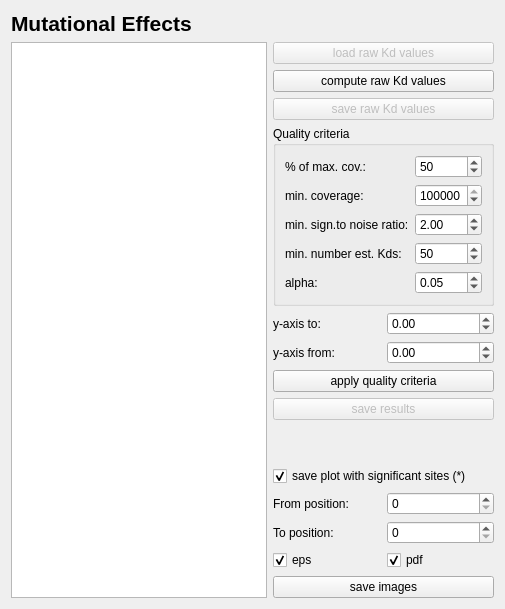
      <widget class="QWidget" name="KDValuesPage">
       <layout class="QGridLayout" name="gridLayout_2">
        <item row="0" column="0" colspan="2">
         <widget class="QLabel" name="label_15">
          <property name="sizePolicy">
           <sizepolicy hsizetype="Preferred" vsizetype="Fixed">
            <horstretch>0</horstretch>
            <verstretch>0</verstretch>
           </sizepolicy>
          </property>
          <property name="font">
           <font>
            <pointsize>16</pointsize>
            <weight>75</weight>
            <bold>true</bold>
           </font>
          </property>
          <property name="cursor">
           <cursorShape>ArrowCursor</cursorShape>
          </property>
          <property name="text">
           <string>Mutational Effects</string>
          </property>
         </widget>
        </item>
        <item row="1" column="0" rowspan="2">
         <widget class="QGraphicsView" name="KDGraphicsView">
          <property name="sizePolicy">
           <sizepolicy hsizetype="Expanding" vsizetype="Expanding">
            <horstretch>1</horstretch>
            <verstretch>1</verstretch>
           </sizepolicy>
          </property>
         </widget>
        </item>
        <item row="1" column="1" rowspan="2">
         <layout class="QGridLayout" name="gridLayout_8">
          <property name="sizeConstraint">
           <enum>QLayout::SetMinAndMaxSize</enum>
          </property>
          <item row="15" column="0">
           <widget class="QLabel" name="label_8">
            <property name="sizePolicy">
             <sizepolicy hsizetype="Minimum" vsizetype="Minimum">
              <horstretch>0</horstretch>
              <verstretch>0</verstretch>
             </sizepolicy>
            </property>
            <property name="text">
             <string>To position:</string>
            </property>
           </widget>
          </item>
          <item row="2" column="0" colspan="2">
           <widget class="QPushButton" name="saveRawKDvaluesPushButton">
            <property name="enabled">
             <bool>false</bool>
            </property>
            <property name="sizePolicy">
             <sizepolicy hsizetype="Minimum" vsizetype="Minimum">
              <horstretch>0</horstretch>
              <verstretch>0</verstretch>
             </sizepolicy>
            </property>
            <property name="text">
             <string>save raw Kd values</string>
            </property>
           </widget>
          </item>
          <item row="11" column="0" colspan="2">
           <widget class="QPushButton" name="saveKDResultsPushButton">
            <property name="enabled">
             <bool>false</bool>
            </property>
            <property name="sizePolicy">
             <sizepolicy hsizetype="Minimum" vsizetype="Minimum">
              <horstretch>0</horstretch>
              <verstretch>0</verstretch>
             </sizepolicy>
            </property>
            <property name="text">
             <string>save results</string>
            </property>
           </widget>
          </item>
          <item row="1" column="0" colspan="2">
           <widget class="QPushButton" name="computeRawKDValuesPushButton">
            <property name="enabled">
             <bool>true</bool>
            </property>
            <property name="sizePolicy">
             <sizepolicy hsizetype="Minimum" vsizetype="Minimum">
              <horstretch>0</horstretch>
              <verstretch>0</verstretch>
             </sizepolicy>
            </property>
            <property name="text">
             <string>compute raw Kd values</string>
            </property>
           </widget>
          </item>
          <item row="0" column="0" colspan="2">
           <widget class="QPushButton" name="loadRawKDValuesPushButton">
            <property name="enabled">
             <bool>false</bool>
            </property>
            <property name="sizePolicy">
             <sizepolicy hsizetype="Minimum" vsizetype="Minimum">
              <horstretch>0</horstretch>
              <verstretch>0</verstretch>
             </sizepolicy>
            </property>
            <property name="text">
             <string>load raw Kd values</string>
            </property>
           </widget>
          </item>
          <item row="15" column="1">
           <widget class="QSpinBox" name="saveKDImageToSpinBox">
            <property name="enabled">
             <bool>true</bool>
            </property>
            <property name="sizePolicy">
             <sizepolicy hsizetype="Minimum" vsizetype="Minimum">
              <horstretch>0</horstretch>
              <verstretch>0</verstretch>
             </sizepolicy>
            </property>
           </widget>
          </item>
          <item row="9" column="0">
           <widget class="QLabel" name="label_11">
            <property name="sizePolicy">
             <sizepolicy hsizetype="Minimum" vsizetype="Minimum">
              <horstretch>0</horstretch>
              <verstretch>0</verstretch>
             </sizepolicy>
            </property>
            <property name="text">
             <string>y-axis from:</string>
            </property>
           </widget>
          </item>
          <item row="14" column="0">
           <widget class="QLabel" name="label_7">
            <property name="sizePolicy">
             <sizepolicy hsizetype="Minimum" vsizetype="Minimum">
              <horstretch>0</horstretch>
              <verstretch>0</verstretch>
             </sizepolicy>
            </property>
            <property name="text">
             <string>From position:</string>
            </property>
           </widget>
          </item>
          <item row="10" column="0" colspan="2">
           <widget class="QPushButton" name="qualityCriteriaPushButton">
            <property name="enabled">
             <bool>true</bool>
            </property>
            <property name="sizePolicy">
             <sizepolicy hsizetype="Minimum" vsizetype="Minimum">
              <horstretch>0</horstretch>
              <verstretch>0</verstretch>
             </sizepolicy>
            </property>
            <property name="text">
             <string>apply quality criteria</string>
            </property>
           </widget>
          </item>
          <item row="9" column="1">
           <widget class="QDoubleSpinBox" name="KDyAxisFromDoubleSpinBox">
            <property name="sizePolicy">
             <sizepolicy hsizetype="Minimum" vsizetype="Minimum">
              <horstretch>0</horstretch>
              <verstretch>0</verstretch>
             </sizepolicy>
            </property>
            <property name="minimum">
             <double>-99.000000000000000</double>
            </property>
           </widget>
          </item>
          <item row="14" column="1">
           <widget class="QSpinBox" name="saveKDImageFromSpinBox">
            <property name="enabled">
             <bool>true</bool>
            </property>
            <property name="sizePolicy">
             <sizepolicy hsizetype="Minimum" vsizetype="Minimum">
              <horstretch>0</horstretch>
              <verstretch>0</verstretch>
             </sizepolicy>
            </property>
            <property name="maximum">
             <number>100000</number>
            </property>
           </widget>
          </item>
          <item row="12" column="0" colspan="2">
           <spacer name="verticalSpacer">
            <property name="orientation">
             <enum>Qt::Vertical</enum>
            </property>
            <property name="sizeHint" stdset="0">
             <size>
              <width>20</width>
              <height>40</height>
             </size>
            </property>
           </spacer>
          </item>
          <item row="8" column="1">
           <widget class="QDoubleSpinBox" name="KDyAxisToDoubleSpinBox">
            <property name="sizePolicy">
             <sizepolicy hsizetype="Minimum" vsizetype="Minimum">
              <horstretch>0</horstretch>
              <verstretch>0</verstretch>
             </sizepolicy>
            </property>
            <property name="minimum">
             <double>-99.000000000000000</double>
            </property>
           </widget>
          </item>
          <item row="13" column="0" colspan="2">
           <widget class="QCheckBox" name="plotPValuesCheckBox">
            <property name="sizePolicy">
             <sizepolicy hsizetype="Minimum" vsizetype="Minimum">
              <horstretch>0</horstretch>
              <verstretch>0</verstretch>
             </sizepolicy>
            </property>
            <property name="text">
             <string>save plot with significant sites (*)</string>
            </property>
            <property name="checked">
             <bool>true</bool>
            </property>
           </widget>
          </item>
          <item row="17" column="0" colspan="2">
           <widget class="QPushButton" name="saveKDImagewithCriteriaPushButton">
            <property name="enabled">
             <bool>true</bool>
            </property>
            <property name="sizePolicy">
             <sizepolicy hsizetype="Minimum" vsizetype="Minimum">
              <horstretch>0</horstretch>
              <verstretch>0</verstretch>
             </sizepolicy>
            </property>
            <property name="text">
             <string>save images</string>
            </property>
           </widget>
          </item>
          <item row="8" column="0">
           <widget class="QLabel" name="label_12">
            <property name="sizePolicy">
             <sizepolicy hsizetype="Minimum" vsizetype="Minimum">
              <horstretch>0</horstretch>
              <verstretch>0</verstretch>
             </sizepolicy>
            </property>
            <property name="text">
             <string>y-axis to:</string>
            </property>
           </widget>
          </item>
          <item row="3" column="0" colspan="2">
           <widget class="QGroupBox" name="groupBox_2">
            <property name="title">
             <string>Quality criteria</string>
            </property>
            <layout class="QGridLayout" name="gridLayout_5">
             <item row="0" column="0">
              <widget class="QLabel" name="label_2">
               <property name="sizePolicy">
                <sizepolicy hsizetype="Minimum" vsizetype="Minimum">
                 <horstretch>0</horstretch>
                 <verstretch>0</verstretch>
                </sizepolicy>
               </property>
               <property name="text">
                <string>% of max. cov.:</string>
               </property>
              </widget>
             </item>
             <item row="1" column="0">
              <widget class="QLabel" name="label_3">
               <property name="sizePolicy">
                <sizepolicy hsizetype="Minimum" vsizetype="Minimum">
                 <horstretch>0</horstretch>
                 <verstretch>0</verstretch>
                </sizepolicy>
               </property>
               <property name="text">
                <string>min. coverage:</string>
               </property>
              </widget>
             </item>
             <item row="1" column="1">
              <widget class="QSpinBox" name="minCoverageSpinBox">
               <property name="sizePolicy">
                <sizepolicy hsizetype="Expanding" vsizetype="Minimum">
                 <horstretch>0</horstretch>
                 <verstretch>0</verstretch>
                </sizepolicy>
               </property>
               <property name="minimum">
                <number>1</number>
               </property>
               <property name="maximum">
                <number>999999</number>
               </property>
               <property name="value">
                <number>100000</number>
               </property>
              </widget>
             </item>
             <item row="2" column="0">
              <widget class="QLabel" name="label_4">
               <property name="sizePolicy">
                <sizepolicy hsizetype="Minimum" vsizetype="Minimum">
                 <horstretch>0</horstretch>
                 <verstretch>0</verstretch>
                </sizepolicy>
               </property>
               <property name="text">
                <string>min. sign.to noise ratio:</string>
               </property>
              </widget>
             </item>
             <item row="2" column="1">
              <widget class="QDoubleSpinBox" name="s2nDoubleSpinBox">
               <property name="sizePolicy">
                <sizepolicy hsizetype="Expanding" vsizetype="Minimum">
                 <horstretch>0</horstretch>
                 <verstretch>0</verstretch>
                </sizepolicy>
               </property>
               <property name="value">
                <double>2.000000000000000</double>
               </property>
              </widget>
             </item>
             <item row="3" column="0">
              <widget class="QLabel" name="label_5">
               <property name="sizePolicy">
                <sizepolicy hsizetype="Minimum" vsizetype="Minimum">
                 <horstretch>0</horstretch>
                 <verstretch>0</verstretch>
                </sizepolicy>
               </property>
               <property name="text">
                <string>min. number est. Kds:</string>
               </property>
              </widget>
             </item>
             <item row="3" column="1">
              <widget class="QSpinBox" name="minKDSpinBox">
               <property name="sizePolicy">
                <sizepolicy hsizetype="Expanding" vsizetype="Minimum">
                 <horstretch>0</horstretch>
                 <verstretch>0</verstretch>
                </sizepolicy>
               </property>
               <property name="maximum">
                <number>100000</number>
               </property>
               <property name="value">
                <number>50</number>
               </property>
              </widget>
             </item>
             <item row="4" column="0">
              <widget class="QLabel" name="label_6">
               <property name="sizePolicy">
                <sizepolicy hsizetype="Minimum" vsizetype="Minimum">
                 <horstretch>0</horstretch>
                 <verstretch>0</verstretch>
                </sizepolicy>
               </property>
               <property name="text">
                <string>alpha:</string>
               </property>
              </widget>
             </item>
             <item row="4" column="1">
              <widget class="QDoubleSpinBox" name="alphaDoubleSpinBox">
               <property name="sizePolicy">
                <sizepolicy hsizetype="Expanding" vsizetype="Minimum">
                 <horstretch>0</horstretch>
                 <verstretch>0</verstretch>
                </sizepolicy>
               </property>
               <property name="minimum">
                <double>0.010000000000000</double>
               </property>
               <property name="maximum">
                <double>1.000000000000000</double>
               </property>
               <property name="singleStep">
                <double>0.010000000000000</double>
               </property>
               <property name="value">
                <double>0.050000000000000</double>
               </property>
              </widget>
             </item>
             <item row="0" column="1">
              <widget class="QSpinBox" name="weightThrKDSpinBox">
               <property name="sizePolicy">
                <sizepolicy hsizetype="Expanding" vsizetype="Minimum">
                 <horstretch>0</horstretch>
                 <verstretch>0</verstretch>
                </sizepolicy>
               </property>
               <property name="maximum">
                <number>100</number>
               </property>
               <property name="value">
                <number>50</number>
               </property>
              </widget>
             </item>
            </layout>
           </widget>
          </item>
          <item row="16" column="0">
           <widget class="QCheckBox" name="epsKdCheckBox">
            <property name="text">
             <string>eps</string>
            </property>
            <property name="checked">
             <bool>true</bool>
            </property>
           </widget>
          </item>
          <item row="16" column="1">
           <widget class="QCheckBox" name="pdfKdCheckBox">
            <property name="text">
             <string>pdf</string>
            </property>
            <property name="checked">
             <bool>true</bool>
            </property>
           </widget>
          </item>
         </layout>
        </item>
       </layout>
      </widget>
